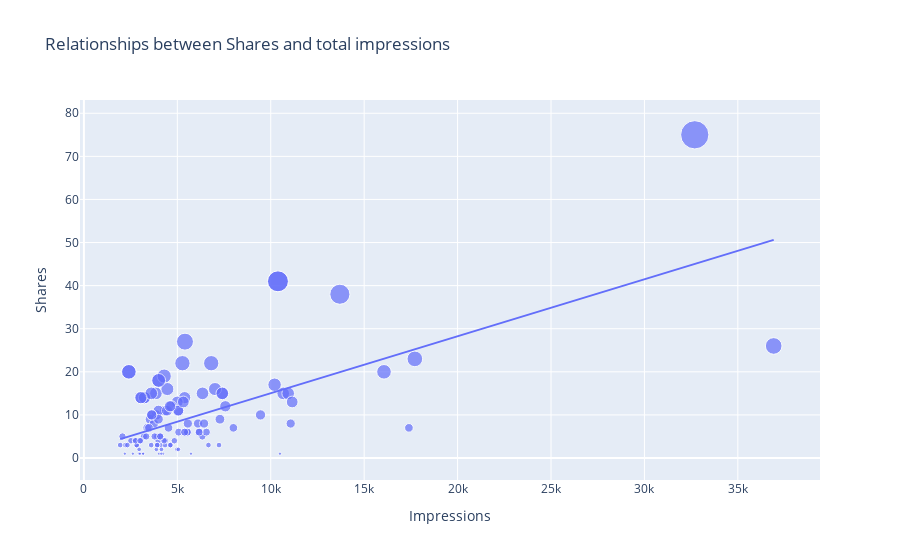

The notebook cell this image was saved under:
### Code cell
figure = px.scatter(data_frame=data, x="Impressions", y="Shares", 
                    size="Shares", trendline="ols", title="Relationships between Shares and total impressions")
figure.show()
